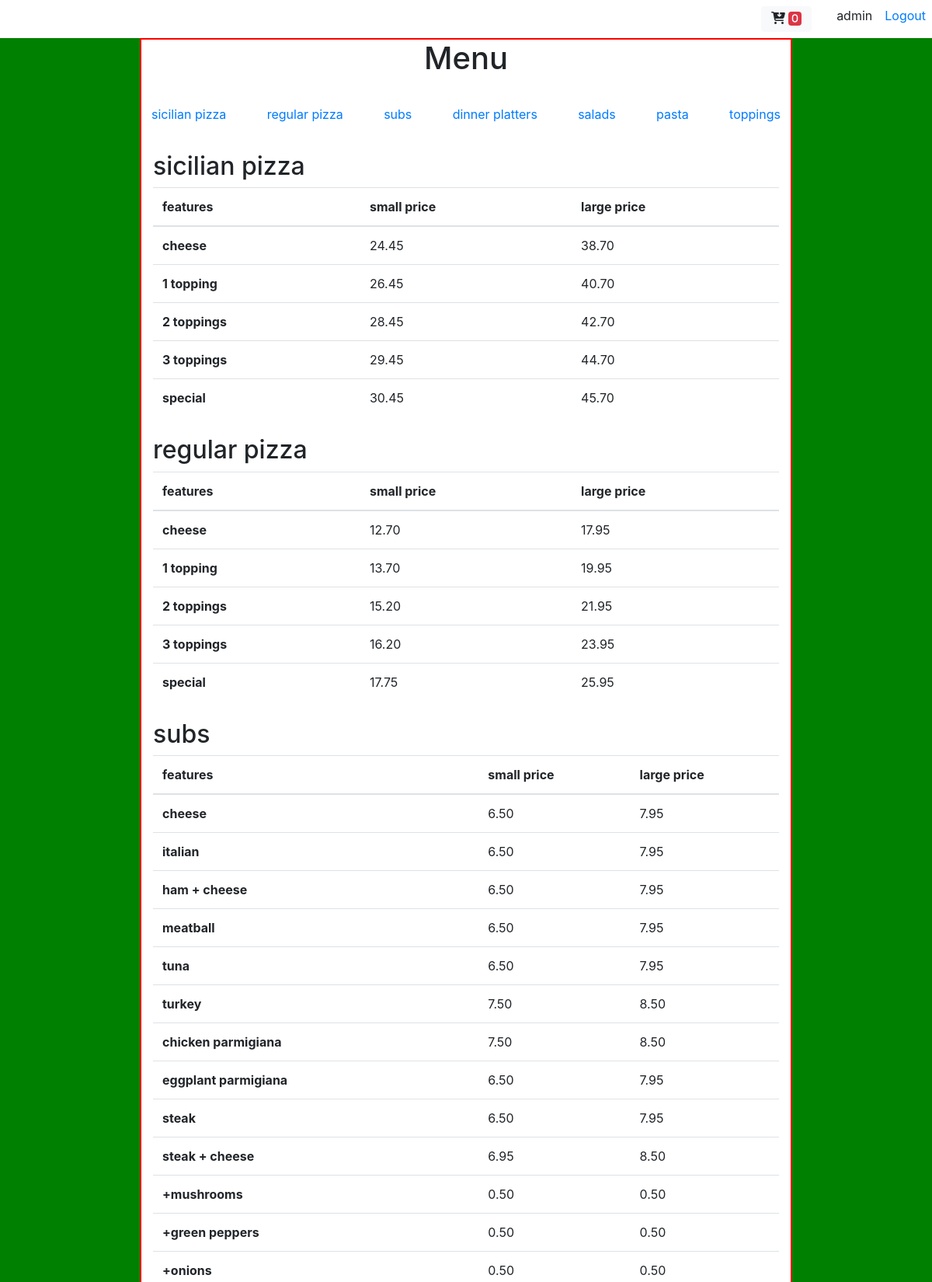
The app's page / (signed in, upper part) with its own data.
### orders/models.py (models this page shows, shortened)
class Main_food(models.Model): # Pizza, dinners, subs, etc
    id = models.AutoField(auto_created = True, primary_key = True)
    name = models.CharField(max_length=20)
    description = models.CharField(max_length=255, blank=True)

class Menu_item(models.Model):
    type = models.ForeignKey(Main_food, on_delete=models.CASCADE)
    features = models.CharField(max_length=64)
    small_price = models.DecimalField(max_digits=5, decimal_places=2, null=True, blank=True)
    large_price = models.DecimalField(max_digits=5, decimal_places=2, null=True, blank=True)

### orders/views.py (the view)
# urls.py: path("", views.index, name="index"),
def index(request):
    menuType = Main_food.objects.all()
    alternativeType = Alternative_food.objects.all()
    menu = {}
    alternatives = {}
    for item in menuType:
        menuItem =  Menu_item.objects.filter(type=item.id)
        menu[item.name] = menuItem
    for item in alternativeType:
        alternativeItem =  Alternative_item.objects.filter(type=item.id)
        alternatives[item.name] = alternativeItem
    toppings = Topping.objects.all()
    return render(request, 'index.html', {'menu': menu, 'alternatives': alternatives, 'toppings': toppings})

### templates/index.html (shortened to what this page needs)
{% extends "layout.html" %}
{% block content %}
<div class="info-content" id="menu">
    <h1 class="text-center">Menu</h1>
    <div class="row d-flex justify-content-between p-4" id="menu-navbar"></div>
    {% for item in menu.items %}
    <section id="{{item.0}}" class="container pt-2">
        <h2>{{item.0}}</h2>
        <table class="table">
            <thead>
                <tr>
                    <th scope="col">features</th>
                    <th scope="col">small price</th>
                    <th scope="col">large price</th>
                </tr>
            </thead>
            <tbody data-type="{{item.0}}">
                {% for dish in item.1 %}
                <tr data-info="{{dish.id}}">
                    <th scope="row">{{dish.features}}</th>
                    <td data-size="small">{{dish.small_price}}</td>
                    <td data-size="large">{{dish.large_price}}</td>
                </tr>
                {% endfor %}
            </tbody>
        </table>
    </section>
    {% endfor %}
</div>
{% endblock %}

### templates/layout.html (shortened to what this page needs)
{% load staticfiles %}
<!DOCTYPE html>
<html lang="en">
<head>
    <link rel="stylesheet" href="{% static 'css/styles.css' %}">
    <link rel="stylesheet" href="https://stackpath.bootstrapcdn.com/bootstrap/4.5.0/css/bootstrap.min.css"
>
</head>
<body>
    <div class="row" id="navigation">
        <div class="container-fluid d-flex flex-row-reverse">
            {% if user.is_authenticated %}
            <a class="m-2" href="/logout">Logout</a>
            <div class="m-2">{{user}}</div>
            {% else %}
            <a class="m-2" href="/signin">SignIn</a>
            <a class="m-2" href="/signup">SignUp</a>
            {% endif %}
            <button class="fas fa-cart-arrow-down m-2 btn btn-light" id="car-button">
                <span class="badge badge-danger" id="item-count">0</span>
            </button>
        </div>
    </div>
    {% block content %}
    {% endblock %}
</body>
</html>
</body>
</html>

### static/css/styles.css (style rules this page uses)
body { background-color: green !important; width: 100%; height: 100%; }
#navigation { background-color: white; }
.info-content { width: 70%; border: 2px solid red; background-color: white; margin: auto; }

### records on screen
Main_food: name "sicilian pizza"
Menu_item: features "cheese", small_price "24.45", large_price "38.70"
Menu_item: features "1 topping", small_price "26.45", large_price "40.70"
Menu_item: features "2 toppings", small_price "28.45", large_price "42.70"
Menu_item: features "3 toppings", small_price "29.45", large_price "44.70"
Menu_item: features "special", small_price "30.45", large_price "45.70"
Main_food: name "regular pizza"
Menu_item: features "cheese", small_price "12.70", large_price "17.95"
Menu_item: features "1 topping", small_price "13.70", large_price "19.95"
Menu_item: features "2 toppings", small_price "15.20", large_price "21.95"
Menu_item: features "3 toppings", small_price "16.20", large_price "23.95"
Menu_item: features "special", small_price "17.75", large_price "25.95"
Main_food: name "subs"
Menu_item: features "cheese", small_price "6.50", large_price "7.95"
Menu_item: features "italian", small_price "6.50", large_price "7.95"
Menu_item: features "ham + cheese", small_price "6.50", large_price "7.95"
Menu_item: features "meatball", small_price "6.50", large_price "7.95"
Menu_item: features "tuna", small_price "6.50", large_price "7.95"
Menu_item: features "turkey", small_price "7.50", large_price "8.50"
Menu_item: features "chicken parmigiana", small_price "7.50", large_price "8.50"
Menu_item: features "eggplant parmigiana", small_price "6.50", large_price "7.95"
Menu_item: features "steak", small_price "6.50", large_price "7.95"
Menu_item: features "steak + cheese", small_price "6.95", large_price "8.50"
Menu_item: features "+mushrooms", small_price "0.50", large_price "0.50"
Menu_item: features "+green peppers", small_price "0.50", large_price "0.50"
Menu_item: features "+onions", small_price "0.50", large_price "0.50"

### other values on screen
{{ user }} "admin"
